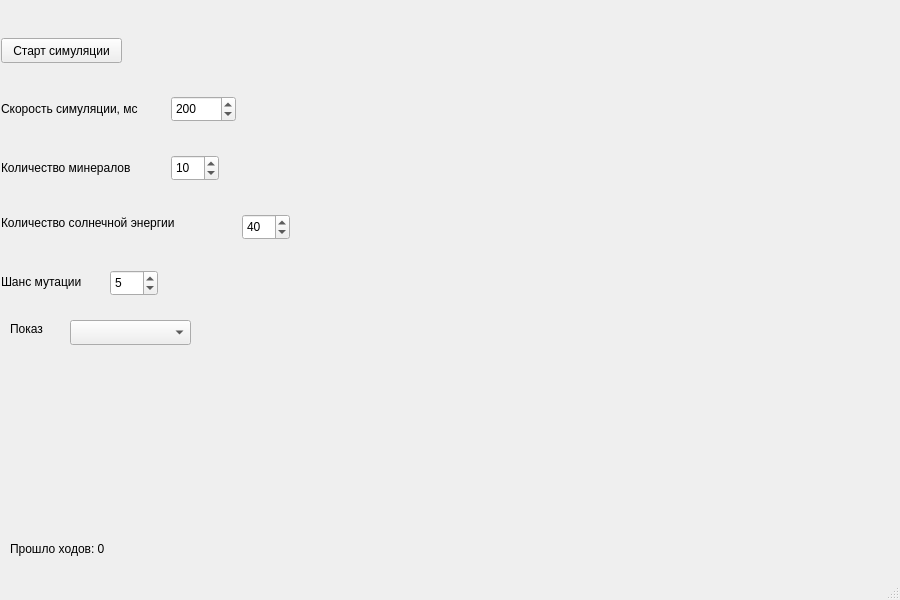
<?xml version="1.0" encoding="UTF-8"?>
<ui version="4.0">
 <class>MainWindow</class>
 <widget class="QMainWindow" name="MainWindow">
  <property name="geometry">
   <rect>
    <x>0</x>
    <y>0</y>
    <width>900</width>
    <height>600</height>
   </rect>
  </property>
  <property name="windowTitle">
   <string>ALife</string>
  </property>
  <widget class="QWidget" name="centralwidget">
   <widget class="QPushButton" name="start_or_stop_button">
    <property name="geometry">
     <rect>
      <x>1</x>
      <y>38</y>
      <width>121</width>
      <height>25</height>
     </rect>
    </property>
    <property name="text">
     <string>Старт симуляции</string>
    </property>
   </widget>
   <widget class="QLabel" name="label">
    <property name="geometry">
     <rect>
      <x>1</x>
      <y>96</y>
      <width>164</width>
      <height>26</height>
     </rect>
    </property>
    <property name="text">
     <string>Скорость симуляции, мс</string>
    </property>
   </widget>
   <widget class="QLabel" name="label_2">
    <property name="geometry">
     <rect>
      <x>1</x>
      <y>214</y>
      <width>225</width>
      <height>17</height>
     </rect>
    </property>
    <property name="text">
     <string>Количество солнечной энергии</string>
    </property>
   </widget>
   <widget class="QLabel" name="label_3">
    <property name="geometry">
     <rect>
      <x>1</x>
      <y>155</y>
      <width>164</width>
      <height>26</height>
     </rect>
    </property>
    <property name="text">
     <string>Количество минералов</string>
    </property>
   </widget>
   <widget class="QLabel" name="label_4">
    <property name="geometry">
     <rect>
      <x>1</x>
      <y>273</y>
      <width>102</width>
      <height>17</height>
     </rect>
    </property>
    <property name="text">
     <string>Шанс мутации</string>
    </property>
   </widget>
   <widget class="QSpinBox" name="simulation_speed_box">
    <property name="geometry">
     <rect>
      <x>171</x>
      <y>96</y>
      <width>65</width>
      <height>26</height>
     </rect>
    </property>
    <property name="maximum">
     <number>1000</number>
    </property>
    <property name="value">
     <number>200</number>
    </property>
   </widget>
   <widget class="QSpinBox" name="minerals_amount_box">
    <property name="geometry">
     <rect>
      <x>171</x>
      <y>155</y>
      <width>48</width>
      <height>26</height>
     </rect>
    </property>
    <property name="value">
     <number>10</number>
    </property>
   </widget>
   <widget class="QSpinBox" name="sun_amount_box">
    <property name="geometry">
     <rect>
      <x>242</x>
      <y>214</y>
      <width>48</width>
      <height>26</height>
     </rect>
    </property>
    <property name="minimum">
     <number>1</number>
    </property>
    <property name="value">
     <number>40</number>
    </property>
   </widget>
   <widget class="QSpinBox" name="mutation_chance_box">
    <property name="geometry">
     <rect>
      <x>110</x>
      <y>270</y>
      <width>48</width>
      <height>26</height>
     </rect>
    </property>
    <property name="value">
     <number>5</number>
    </property>
   </widget>
   <widget class="QLabel" name="age_label">
    <property name="geometry">
     <rect>
      <x>10</x>
      <y>540</y>
      <width>271</width>
      <height>17</height>
     </rect>
    </property>
    <property name="text">
     <string>Прошло ходов: 0</string>
    </property>
   </widget>
   <widget class="QComboBox" name="view_mode_box">
    <property name="geometry">
     <rect>
      <x>70</x>
      <y>320</y>
      <width>121</width>
      <height>25</height>
     </rect>
    </property>
   </widget>
   <widget class="QLabel" name="label_5">
    <property name="geometry">
     <rect>
      <x>10</x>
      <y>320</y>
      <width>67</width>
      <height>17</height>
     </rect>
    </property>
    <property name="text">
     <string>Показ</string>
    </property>
   </widget>
  </widget>
  <widget class="QMenuBar" name="menubar">
   <property name="geometry">
    <rect>
     <x>0</x>
     <y>0</y>
     <width>900</width>
     <height>22</height>
    </rect>
   </property>
  </widget>
  <widget class="QStatusBar" name="statusbar"/>
 </widget>
 <resources/>
 <connections/>
</ui>
